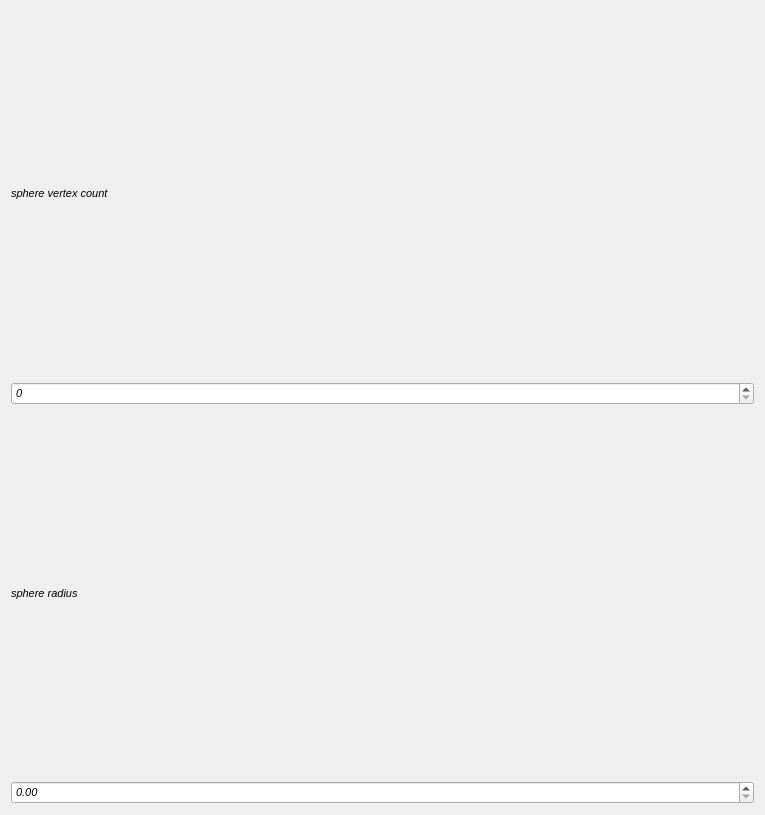
<?xml version="1.0" encoding="UTF-8"?>
<ui version="4.0">
 <class>Dialog</class>
 <widget class="QDialog" name="Dialog">
  <property name="geometry">
   <rect>
    <x>0</x>
    <y>0</y>
    <width>765</width>
    <height>815</height>
   </rect>
  </property>
  <property name="sizePolicy">
   <sizepolicy hsizetype="MinimumExpanding" vsizetype="MinimumExpanding">
    <horstretch>0</horstretch>
    <verstretch>0</verstretch>
   </sizepolicy>
  </property>
  <property name="font">
   <font>
    <pointsize>8</pointsize>
    <italic>true</italic>
   </font>
  </property>
  <property name="windowTitle">
   <string>Dialog</string>
  </property>
  <layout class="QGridLayout" name="gridLayout_3">
   <item row="0" column="1">
    <layout class="QVBoxLayout" name="verticalLayout">
     <item>
      <widget class="QLabel" name="label">
       <property name="text">
        <string>sphere vertex count</string>
       </property>
      </widget>
     </item>
     <item>
      <widget class="QSpinBox" name="spinBox_SphereVertexCount">
       <property name="maximum">
        <number>4000</number>
       </property>
      </widget>
     </item>
     <item>
      <widget class="QLabel" name="label_2">
       <property name="text">
        <string>sphere radius</string>
       </property>
      </widget>
     </item>
     <item>
      <widget class="QDoubleSpinBox" name="doubleSpinBox_SphereRadius"/>
     </item>
    </layout>
   </item>
  </layout>
 </widget>
 <resources/>
 <connections/>
</ui>
